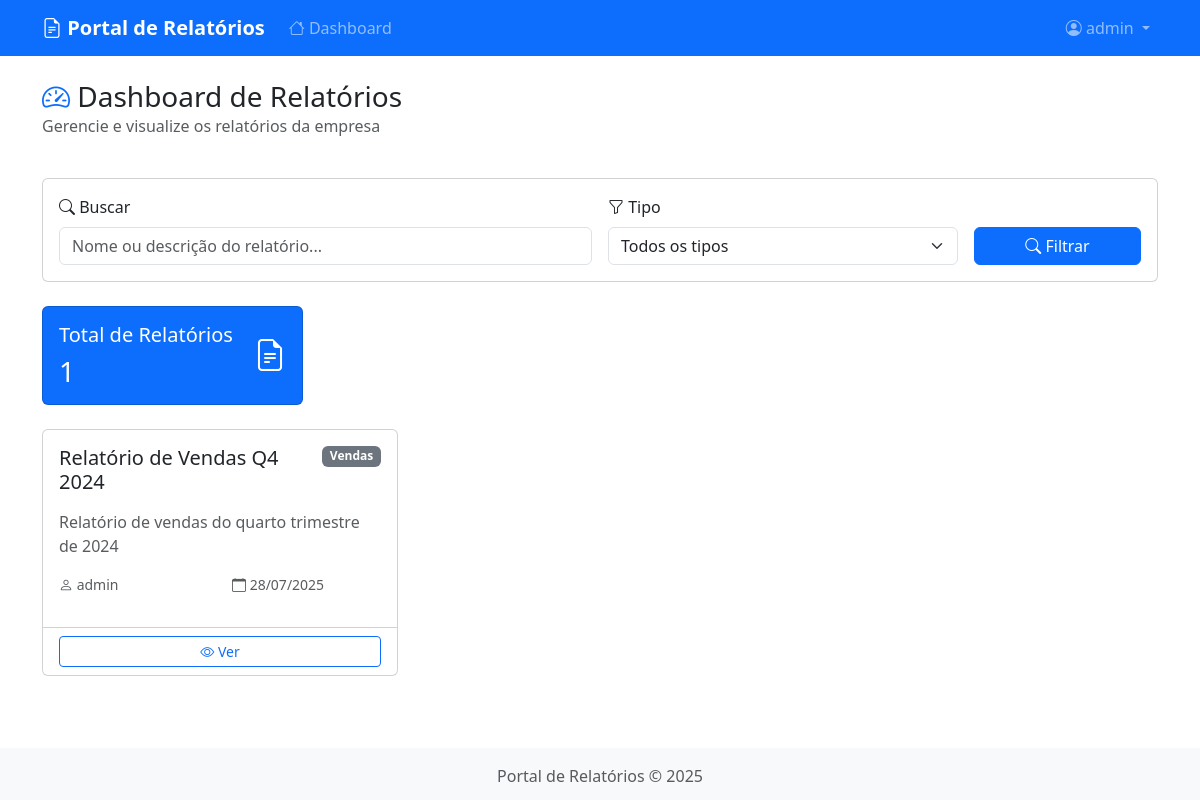
The app's page / (signed in) with its own data.
### relatorios/models.py (models this page shows, shortened)
class Relatorio(models.Model):
    TIPOS_RELATORIO = [
        ('financeiro', 'Financeiro'),
        ('vendas', 'Vendas'),
        ('marketing', 'Marketing'),
        ('operacional', 'Operacional'),
        ('rh', 'Recursos Humanos'),
        ('outros', 'Outros'),
    ]
    nome = models.CharField(max_length=200, verbose_name='Nome do Relatório')
    descricao = models.TextField(blank=True, verbose_name='Descrição')
    tipo = models.CharField(
        max_length=20,
        choices=TIPOS_RELATORIO,
        default='outros',
        verbose_name='Tipo'
    )
    arquivo = models.FileField(
        upload_to='relatorios/%Y/%m/',
        verbose_name='Arquivo',
        blank=True,
        null=True
    )
    data_criacao = models.DateTimeField(
        default=timezone.now,
        verbose_name='Data de Criação'
    )
    criado_por = models.ForeignKey(
        User,
        on_delete=models.CASCADE,
        verbose_name='Criado por'
    )
    ativo = models.BooleanField(default=True, verbose_name='Ativo')
    class Meta:
        verbose_name = 'Relatório'
        verbose_name_plural = 'Relatórios'
        ordering = ['-data_criacao']

### relatorios/views.py (the view)
# urls.py: path('', views.dashboard, name='dashboard'),
@login_required
def dashboard(request):
    search_query = request.GET.get('search', '')
    tipo_filter = request.GET.get('tipo', '')
    relatorios = Relatorio.objects.all().order_by('-data_criacao')
    if search_query:
        relatorios = relatorios.filter(
            Q(nome__icontains=search_query) |
            Q(descricao__icontains=search_query)
        )
    if tipo_filter:
        relatorios = relatorios.filter(tipo=tipo_filter)
    paginator = Paginator(relatorios, 10)  # 10 relatórios por página
    page_number = request.GET.get('page')
    page_obj = paginator.get_page(page_number)
    tipos_disponiveis = Relatorio.objects.values_list('tipo', flat=True).distinct()
    context = {
        'page_obj': page_obj,
        'search_query': search_query,
        'tipo_filter': tipo_filter,
        'tipos_disponiveis': tipos_disponiveis,
    }
    return render(request, 'relatorios/dashboard.html', context)

### templates/relatorios/dashboard.html (shortened to what this page needs)
{% extends 'base.html' %}
{% block content %}
<div class="container mt-4">
    <div class="row mb-4">
        <div class="col">
            <h1 class="h3 mb-0">
                <i class="bi bi-speedometer2 text-primary"></i>
                Dashboard de Relatórios
            </h1>
            <p class="text-muted">Gerencie e visualize os relatórios da empresa</p>
        </div>
    </div>
    <div class="card mb-4">
        <div class="card-body">
            <form method="get" class="row g-3">
                <div class="col-md-6">
                    <label for="search" class="form-label">
                        <i class="bi bi-search"></i> Buscar
                    </label>
                    <input type="text"
                           class="form-control"
                           id="search"
                           name="search"
                           value="{{ search_query }}"
                           placeholder="Nome ou descrição do relatório...">
                </div>
                <div class="col-md-4">
                    <label for="tipo" class="form-label">
                        <i class="bi bi-funnel"></i> Tipo
                    </label>
                    <select class="form-select" id="tipo" name="tipo">
                        <option value="">Todos os tipos</option>
                    </select>
                </div>
                <div class="col-md-2 d-flex align-items-end">
                    <button type="submit" class="btn btn-primary w-100">
                        <i class="bi bi-search"></i> Filtrar
                    </button>
                </div>
            </form>
        </div>
    </div>
    <div class="row mb-4">
        <div class="col-md-3">
            <div class="card bg-primary text-white">
                <div class="card-body">
                    <div class="d-flex justify-content-between">
                        <div>
                            <h5 class="card-title">Total de Relatórios</h5>
                            <h3 class="mb-0">{{ page_obj.paginator.count }}</h3>
                        </div>
                        <div class="align-self-center">
                            <i class="bi bi-file-earmark-text" style="font-size: 2rem;"></i>
                        </div>
                    </div>
                </div>
            </div>
        </div>
    </div>
    {% if page_obj %}
    <div class="row">
        {% for relatorio in page_obj %}
        <div class="col-md-6 col-lg-4 mb-4">
            <div class="card h-100 card-hover">
                <div class="card-body">
                    <div class="d-flex justify-content-between align-items-start mb-2">
                        <h5 class="card-title">{{ relatorio.nome }}</h5>
                        <span class="badge bg-secondary">{{ relatorio.get_tipo_display }}</span>
                    </div>
                    <p class="card-text text-muted">
                        {{ relatorio.descricao|truncatewords:15|default:"Sem descrição" }}
                    </p>
                    <div class="row text-muted small mb-3">
                        <div class="col-6">
                            <i class="bi bi-person"></i> {{ relatorio.criado_por.get_full_name|default:relatorio.criado_por.username }}
                        </div>
                        <div class="col-6">
                            <i class="bi bi-calendar"></i> {{ relatorio.data_criacao|date:"d/m/Y" }}
                        </div>
                    </div>
                </div>
                <div class="card-footer bg-transparent">
                    <div class="btn-group w-100" role="group">
                        <a href="{% url 'visualizar_relatorio' relatorio.id %}"
                           class="btn btn-outline-primary btn-sm">
                            <i class="bi bi-eye"></i> Ver
                        </a>
                    </div>
                </div>
            </div>
        </div>
        {% endfor %}
    </div>
    {% endif %}
</div>
{% endblock %}

### templates/base.html (shortened to what this page needs)
<!DOCTYPE html>
<html lang="pt-br">
<head>
    <link href="https://cdn.jsdelivr.net/npm/bootstrap@5.3.0/dist/css/bootstrap.min.css" rel="stylesheet">
    <link href="https://cdn.jsdelivr.net/npm/bootstrap-icons@1.10.0/font/bootstrap-icons.css" rel="stylesheet">
</head>
<body>
    {% if user.is_authenticated %}
    <nav class="navbar navbar-expand-lg navbar-dark bg-primary">
        <div class="container">
            <a class="navbar-brand" href="{% url 'dashboard' %}">
                <i class="bi bi-file-earmark-text"></i>
                Portal de Relatórios
            </a>
            <div class="collapse navbar-collapse" id="navbarNav">
                <ul class="navbar-nav me-auto">
                    <li class="nav-item">
                        <a class="nav-link" href="{% url 'dashboard' %}">
                            <i class="bi bi-house"></i> Dashboard
                        </a>
                    </li>
                </ul>
                <ul class="navbar-nav">
                    <li class="nav-item dropdown">
                        <a class="nav-link dropdown-toggle" href="#" role="button" data-bs-toggle="dropdown">
                            <i class="bi bi-person-circle"></i> {{ user.get_full_name|default:user.username }}
                        </a>
                    </li>
                </ul>
            </div>
        </div>
    </nav>
    {% endif %}
    <main class="container-fluid">
        {% block content %}{% endblock %}
    </main>
    <footer class="footer py-3 mt-5">
        <div class="container text-center">
            <span class="text-muted">Portal de Relatórios &copy; {% now "Y" %}</span>
        </div>
    </footer>
</body>
</html>

### templates/base.html (style rules this page uses)
.navbar-brand { font-weight: bold; }
.footer { background-color: #f8f9fa; margin-top: auto; }
body { display: flex; flex-direction: column; min-height: 100vh; }
main { flex: 1; }

### records on screen
Relatorio: nome "Relatório de Vendas Q4 2024", tipo "Vendas", descricao "Relatório de vendas do quarto trimestre de 2024", criado_por.get_full_name "admin", data_criacao "28/07/2025"

### other values on screen
{{ user.get_full_name|default:user.username }} "admin"
{{ page_obj.paginator.count }} "1"
